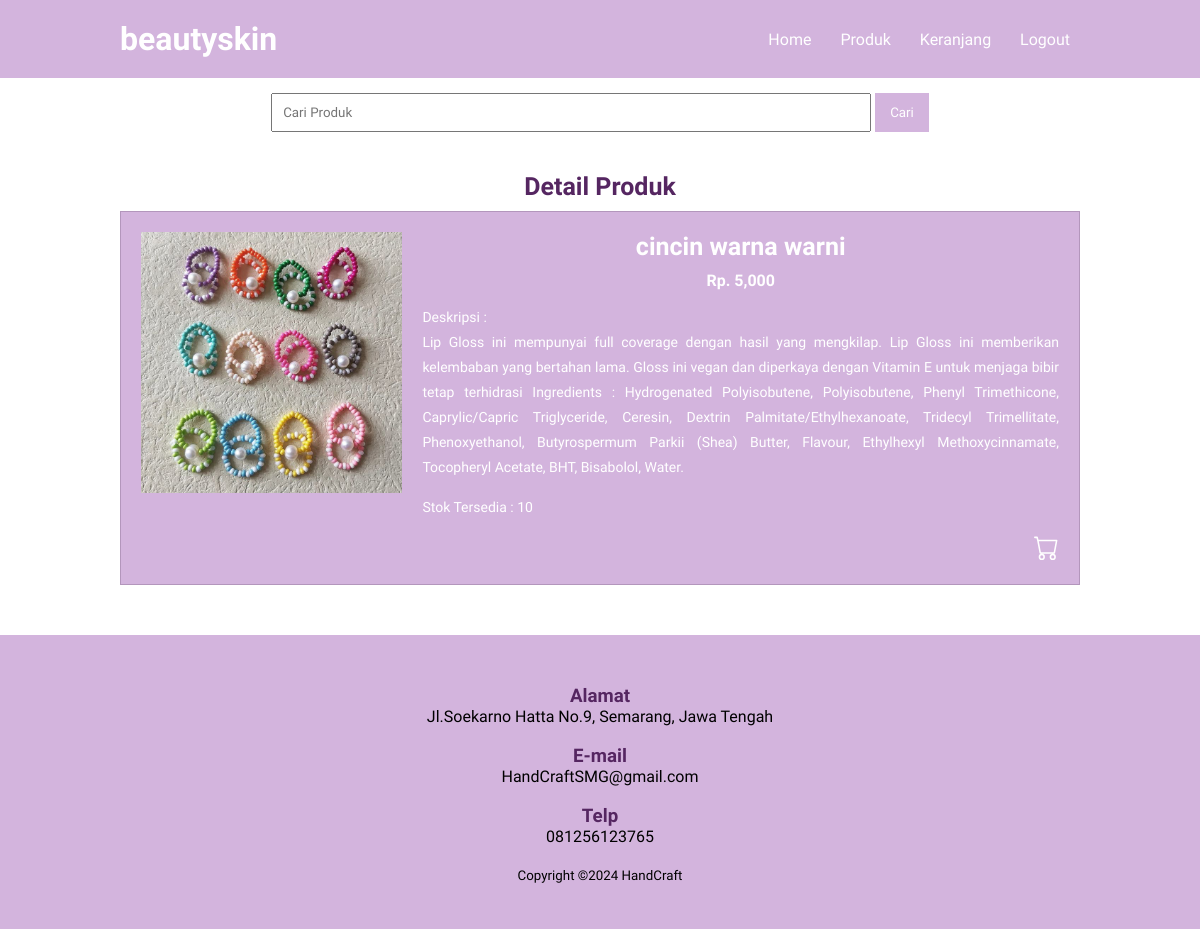
The page /detail_produk.php?id=103 on the database its author committed.
### tables this page shows
CREATE TABLE `tb_product` (
  `product_id` int(11) NOT NULL,
  `category_id` int(11) NOT NULL,
  `product_name` varchar(100) NOT NULL,
  `product_price` int(11) NOT NULL,
  `product_description` text NOT NULL,
  `product_image` varchar(100) NOT NULL,
  `product_status` tinyint(1) NOT NULL,
  `date_created` timestamp NOT NULL DEFAULT current_timestamp(),
  `stock` int(11) NOT NULL
);

### detail_produk.php (the view, shortened to what this page needs)
<?php
    include 'database.php';
    $produk = mysqli_query($conn, "SELECT * FROM tb_product WHERE product_id = '".$_GET['id']."' ");
    $p = mysqli_fetch_object($produk);
?>
<!DOCTYPE html>
<html>
    <head>
        <link rel="stylesheet" href="style2.css">
    </head>
    <body>
        <header>
            <div class="container">
                <h1><a href="index.php">beautyskin</a></h1>
                <ul>
                    <li><a href="index.php">Home</a></li>
                    <li><a href="produk.php">Produk</a></li>
                    <li><a href="order.php">Keranjang</a></li>
                    <li><a href="logout_cust.php">Logout</a></li>
                </ul>
            </div>
        </header>
        <div class="search">
            <div class="container">
                <form action="produk.php">
                    <input type="text" name="search" placeholder="Cari Produk" value="<?php echo $_GET['search']?>">
                    <input type="submit" name="cari" value="Cari">
                </form>
            </div>
        </div>
        <div class="section">
            <div class="container">
                <h3>Detail Produk</h3>
                <div class="box">
                    <div class="row">
                        <div class="col-3">
                            <img src="produk/<?php echo $p->product_image?>" width="100%">
                        </div>
                        <div class="col-3" style="width: 70%;">
                            <h3 style="color: white;"><?php echo $p->product_name?></h3>
                            <h4>Rp. <?php echo number_format($p->product_price)?></h4>
                            <p>Deskripsi : <br>
                            <?php echo $p->product_description?>
                            </p>
                            <p>Stok Tersedia : <?php echo $p->stock?></p>
                            <a href="order.php?product_id=<?= $p->product_id ?>&jumlah=1" class="button-cart" role="button">
                            </a>
                        </div>
                    </div>
                </div>
            </div>
        </div>
    <footer>
        <div class="footer_kecil">
        <h3>Alamat</h3>
            <p>Jl.Soekarno Hatta No.9, Semarang, Jawa Tengah</p>
            <br>
            <h3>E-mail</h3>
            <p>HandCraftSMG@gmail.com</p>
            <br>
            <h3>Telp</h3>
            <p>081256123765</p>
            <br>
            <small>Copyright &copy2024 HandCraft</small>
        </div>
    </footer>
    </body>
</html>

### style2.css (style rules this page uses)
* { padding: 0; margin: 0; font-family: 'Work Sans',sans-serif; }
body { background-color: #fff; }
a { color: #fff; text-decoration: none; }
header { background-color:#d3b4dd; color: #fff; }
header h1 { float: left; padding: 20px 0; }
header ul { float: right; }
header ul li { display: inline-block; }
header ul li a { padding: 30px 10px 20px 15px; display: inline-block; }
.section { color: #8a6096; }
footer { padding: 25px 0 20px 0; background-color: #d3b4dd; }
.container { width: 80%; margin:0 auto; text-align: center; }
.container:after { content: ""; display: block; clear: both; }
.section { padding: 25px 0; }
.box { background-color: #d3b4dd; border: 1px solid #b396bc; padding: 10px; box-sizing: border-box; margin: 10px 0 25px 0; }
.box:after { content: ''; display: block; clear: both; }
.search { padding: 15px 0; background-color: #fff; text-align: center; }
.search input[type=text] { width: 60%; padding: 10px; }
.search input[type=submit] { padding: 12px 15px; background-color:#d3b4dd; color: #fff; border:none; cursor: pointer; }
.footer_kecil { padding: 25px 0; text-align: center; }
.col-3 { width: 30%; min-height: 100px; padding: 10px; box-sizing: border-box; float: left; color: #fff ; }
.col-3 h3 { margin-bottom: 10px; color: #fff; }
.col-3 a { float: right; margin-left: 200px; }
.col-3 p { margin: 15px 0; text-align: justify; line-height: 25px; font-size: 14px; }
.section .container h3 { text-align: center; font-size: 25px; color: #552661; }
h3 { text-align: center; color: #552661; }

### rows shown on the page
tb_product: product_image (picture), product_name "cincin warna warni", product_price "5,000", product_description "Lip Gloss ini mempunyai full coverage dengan hasil yang mengkilap. Lip Gloss ini memberikan kelembaban yang bertahan lama. Gloss ini vegan dan diperkaya dengan Vitamin E untuk menjaga bibir tetap terhidrasi Ingredients : Hydrogenated Polyisobutene, Polyisobutene, Phenyl Trimethicone, Caprylic/Capric Triglyceride, Ceresin, Dextrin Palmitate/Ethylhexanoate, Tridecyl Trimellitate, Phenoxyethanol, Butyrospermum Parkii (Shea) Butter, Flavour, Ethylhexyl Methoxycinnamate, Tocopheryl Acetate, BHT, Bisabolol, Water.", stock "10"
